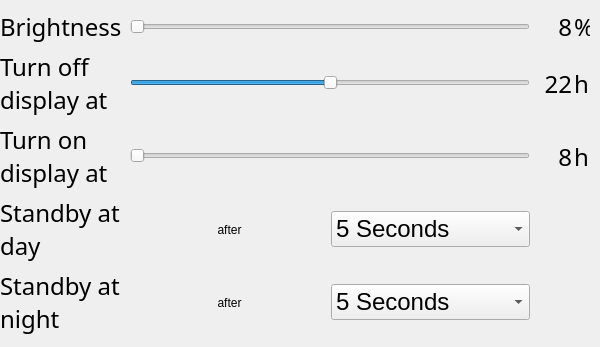
             <widget class="QWidget" name="display_scroll_widgets">
              <property name="geometry">
               <rect>
                <x>0</x>
                <y>0</y>
                <width>600</width>
                <height>347</height>
               </rect>
              </property>
              <layout class="QVBoxLayout" name="verticalLayout_7">
               <property name="leftMargin">
                <number>0</number>
               </property>
               <property name="topMargin">
                <number>0</number>
               </property>
               <property name="rightMargin">
                <number>0</number>
               </property>
               <property name="bottomMargin">
                <number>0</number>
               </property>
               <item>
                <layout class="QGridLayout" name="display_layout" rowstretch="0,0,0,0,0,0" columnstretch="0,0,0,0,0,0,0">
                 <property name="sizeConstraint">
                  <enum>QLayout::SetDefaultConstraint</enum>
                 </property>
                 <property name="topMargin">
                  <number>10</number>
                 </property>
                 <property name="rightMargin">
                  <number>10</number>
                 </property>
                 <property name="horizontalSpacing">
                  <number>2</number>
                 </property>
                 <item row="0" column="3">
                  <spacer name="display_values_spacer">
                   <property name="orientation">
                    <enum>Qt::Horizontal</enum>
                   </property>
                   <property name="sizeType">
                    <enum>QSizePolicy::MinimumExpanding</enum>
                   </property>
                   <property name="sizeHint" stdset="0">
                    <size>
                     <width>10</width>
                     <height>20</height>
                    </size>
                   </property>
                  </spacer>
                 </item>
                 <item row="2" column="1" colspan="2">
                  <widget class="JumpSlider" name="night_mode_end_slider">
                   <property name="minimumSize">
                    <size>
                     <width>400</width>
                     <height>20</height>
                    </size>
                   </property>
                   <property name="maximum">
                    <number>24</number>
                   </property>
                   <property name="orientation">
                    <enum>Qt::Horizontal</enum>
                   </property>
                   <property name="tickPosition">
                    <enum>QSlider::NoTicks</enum>
                   </property>
                   <property name="tickInterval">
                    <number>1</number>
                   </property>
                  </widget>
                 </item>
                 <item row="5" column="1">
                  <spacer name="verticalSpacer_3">
                   <property name="orientation">
                    <enum>Qt::Vertical</enum>
                   </property>
                   <property name="sizeHint" stdset="0">
                    <size>
                     <width>20</width>
                     <height>18</height>
                    </size>
                   </property>
                  </spacer>
                 </item>
                 <item row="2" column="4" colspan="2">
                  <widget class="QLabel" name="night_mode_end_value">
                   <property name="sizePolicy">
                    <sizepolicy hsizetype="Fixed" vsizetype="Preferred">
                     <horstretch>0</horstretch>
                     <verstretch>0</verstretch>
                    </sizepolicy>
                   </property>
                   <property name="minimumSize">
                    <size>
                     <width>30</width>
                     <height>0</height>
                    </size>
                   </property>
                   <property name="font">
                    <font>
                     <family>Franzo</family>
                     <pointsize>18</pointsize>
                    </font>
                   </property>
                   <property name="accessibleDescription">
                    <string notr="true"/>
                   </property>
                   <property name="text">
                    <string>8</string>
                   </property>
                   <property name="alignment">
                    <set>Qt::AlignRight|Qt::AlignTrailing|Qt::AlignVCenter</set>
                   </property>
                  </widget>
                 </item>
                 <item row="1" column="0">
                  <widget class="QLabel" name="night_mode_begin_label">
                   <property name="sizePolicy">
                    <sizepolicy hsizetype="Preferred" vsizetype="Preferred">
                     <horstretch>0</horstretch>
                     <verstretch>0</verstretch>
                    </sizepolicy>
                   </property>
                   <property name="font">
                    <font>
                     <family>Franzo</family>
                     <pointsize>18</pointsize>
                    </font>
                   </property>
                   <property name="text">
                    <string>Turn off display at</string>
                   </property>
                   <property name="wordWrap">
                    <bool>true</bool>
                   </property>
                  </widget>
                 </item>
                 <item row="1" column="1" colspan="2">
                  <widget class="JumpSlider" name="night_mode_begin_slider">
                   <property name="minimumSize">
                    <size>
                     <width>400</width>
                     <height>20</height>
                    </size>
                   </property>
                   <property name="maximum">
                    <number>10</number>
                   </property>
                   <property name="pageStep">
                    <number>100</number>
                   </property>
                   <property name="sliderPosition">
                    <number>5</number>
                   </property>
                   <property name="orientation">
                    <enum>Qt::Horizontal</enum>
                   </property>
                   <property name="tickPosition">
                    <enum>QSlider::NoTicks</enum>
                   </property>
                   <property name="tickInterval">
                    <number>1</number>
                   </property>
                  </widget>
                 </item>
                 <item row="2" column="6">
                  <widget class="QLabel" name="night_mode_end_unit">
                   <property name="sizePolicy">
                    <sizepolicy hsizetype="Fixed" vsizetype="Preferred">
                     <horstretch>0</horstretch>
                     <verstretch>0</verstretch>
                    </sizepolicy>
                   </property>
                   <property name="minimumSize">
                    <size>
                     <width>16</width>
                     <height>0</height>
                    </size>
                   </property>
                   <property name="baseSize">
                    <size>
                     <width>0</width>
                     <height>0</height>
                    </size>
                   </property>
                   <property name="font">
                    <font>
                     <family>Franzo</family>
                     <pointsize>18</pointsize>
                    </font>
                   </property>
                   <property name="layoutDirection">
                    <enum>Qt::LeftToRight</enum>
                   </property>
                   <property name="text">
                    <string>h</string>
                   </property>
                   <property name="alignment">
                    <set>Qt::AlignLeading|Qt::AlignLeft|Qt::AlignVCenter</set>
                   </property>
                   <property name="margin">
                    <number>0</number>
                   </property>
                  </widget>
                 </item>
                 <item row="0" column="1" colspan="2">
                  <widget class="JumpSlider" name="brightness_slider">
                   <property name="sizePolicy">
                    <sizepolicy hsizetype="MinimumExpanding" vsizetype="Fixed">
                     <horstretch>0</horstretch>
                     <verstretch>0</verstretch>
                    </sizepolicy>
                   </property>
                   <property name="minimumSize">
                    <size>
                     <width>400</width>
                     <height>20</height>
                    </size>
                   </property>
                   <property name="maximum">
                    <number>24</number>
                   </property>
                   <property name="orientation">
                    <enum>Qt::Horizontal</enum>
                   </property>
                   <property name="tickPosition">
                    <enum>QSlider::NoTicks</enum>
                   </property>
                   <property name="tickInterval">
                    <number>1</number>
                   </property>
                  </widget>
                 </item>
                 <item row="0" column="6">
                  <widget class="QLabel" name="brightness_unit">
                   <property name="sizePolicy">
                    <sizepolicy hsizetype="Fixed" vsizetype="Preferred">
                     <horstretch>0</horstretch>
                     <verstretch>0</verstretch>
                    </sizepolicy>
                   </property>
                   <property name="minimumSize">
                    <size>
                     <width>16</width>
                     <height>0</height>
                    </size>
                   </property>
                   <property name="baseSize">
                    <size>
                     <width>0</width>
                     <height>0</height>
                    </size>
                   </property>
                   <property name="font">
                    <font>
                     <family>Franzo</family>
                     <pointsize>18</pointsize>
                    </font>
                   </property>
                   <property name="layoutDirection">
                    <enum>Qt::LeftToRight</enum>
                   </property>
                   <property name="text">
                    <string>%</string>
                   </property>
                   <property name="alignment">
                    <set>Qt::AlignLeading|Qt::AlignLeft|Qt::AlignVCenter</set>
                   </property>
                   <property name="margin">
                    <number>0</number>
                   </property>
                  </widget>
                 </item>
                 <item row="1" column="4" colspan="2">
                  <widget class="QLabel" name="night_mode_begin_value">
                   <property name="sizePolicy">
                    <sizepolicy hsizetype="Fixed" vsizetype="Preferred">
                     <horstretch>0</horstretch>
                     <verstretch>0</verstretch>
                    </sizepolicy>
                   </property>
                   <property name="minimumSize">
                    <size>
                     <width>30</width>
                     <height>0</height>
                    </size>
                   </property>
                   <property name="baseSize">
                    <size>
                     <width>0</width>
                     <height>0</height>
                    </size>
                   </property>
                   <property name="font">
                    <font>
                     <family>Franzo</family>
                     <pointsize>18</pointsize>
                    </font>
                   </property>
                   <property name="accessibleDescription">
                    <string notr="true"/>
                   </property>
                   <property name="layoutDirection">
                    <enum>Qt::LeftToRight</enum>
                   </property>
                   <property name="text">
                    <string>22</string>
                   </property>
                   <property name="alignment">
                    <set>Qt::AlignRight|Qt::AlignTrailing|Qt::AlignVCenter</set>
                   </property>
                   <property name="margin">
                    <number>0</number>
                   </property>
                  </widget>
                 </item>
                 <item row="0" column="4" colspan="2">
                  <widget class="QLabel" name="brightness_value">
                   <property name="sizePolicy">
                    <sizepolicy hsizetype="Fixed" vsizetype="Preferred">
                     <horstretch>0</horstretch>
                     <verstretch>0</verstretch>
                    </sizepolicy>
                   </property>
                   <property name="minimumSize">
                    <size>
                     <width>30</width>
                     <height>0</height>
                    </size>
                   </property>
                   <property name="font">
                    <font>
                     <family>Franzo</family>
                     <pointsize>18</pointsize>
                    </font>
                   </property>
                   <property name="text">
                    <string>8</string>
                   </property>
                   <property name="alignment">
                    <set>Qt::AlignRight|Qt::AlignTrailing|Qt::AlignVCenter</set>
                   </property>
                  </widget>
                 </item>
                 <item row="3" column="0">
                  <widget class="QLabel" name="day_standby_timeout_label">
                   <property name="sizePolicy">
                    <sizepolicy hsizetype="Preferred" vsizetype="Preferred">
                     <horstretch>0</horstretch>
                     <verstretch>0</verstretch>
                    </sizepolicy>
                   </property>
                   <property name="font">
                    <font>
                     <family>Franzo</family>
                     <pointsize>18</pointsize>
                    </font>
                   </property>
                   <property name="text">
                    <string>Standby at day</string>
                   </property>
                   <property name="wordWrap">
                    <bool>true</bool>
                   </property>
                  </widget>
                 </item>
                 <item row="2" column="0">
                  <widget class="QLabel" name="night_mode_end_label">
                   <property name="sizePolicy">
                    <sizepolicy hsizetype="Preferred" vsizetype="Preferred">
                     <horstretch>0</horstretch>
                     <verstretch>0</verstretch>
                    </sizepolicy>
                   </property>
                   <property name="font">
                    <font>
                     <family>Franzo</family>
                     <pointsize>18</pointsize>
                    </font>
                   </property>
                   <property name="text">
                    <string>Turn on display at</string>
                   </property>
                   <property name="wordWrap">
                    <bool>true</bool>
                   </property>
                  </widget>
                 </item>
                 <item row="0" column="0">
                  <widget class="QLabel" name="brightness_label">
                   <property name="font">
                    <font>
                     <family>Franzo</family>
                     <pointsize>18</pointsize>
                    </font>
                   </property>
                   <property name="text">
                    <string>Brightness</string>
                   </property>
                  </widget>
                 </item>
                 <item row="1" column="6">
                  <widget class="QLabel" name="night_mode_begin_unit">
                   <property name="sizePolicy">
                    <sizepolicy hsizetype="Fixed" vsizetype="Preferred">
                     <horstretch>0</horstretch>
                     <verstretch>0</verstretch>
                    </sizepolicy>
                   </property>
                   <property name="minimumSize">
                    <size>
                     <width>16</width>
                     <height>0</height>
                    </size>
                   </property>
                   <property name="baseSize">
                    <size>
                     <width>0</width>
                     <height>0</height>
                    </size>
                   </property>
                   <property name="font">
                    <font>
                     <family>Franzo</family>
                     <pointsize>18</pointsize>
                    </font>
                   </property>
                   <property name="layoutDirection">
                    <enum>Qt::LeftToRight</enum>
                   </property>
                   <property name="text">
                    <string>h</string>
                   </property>
                   <property name="alignment">
                    <set>Qt::AlignLeading|Qt::AlignLeft|Qt::AlignVCenter</set>
                   </property>
                   <property name="margin">
                    <number>0</number>
                   </property>
                  </widget>
                 </item>
                 <item row="4" column="0">
                  <widget class="QLabel" name="night_standby_timeout_value">
                   <property name="sizePolicy">
                    <sizepolicy hsizetype="Preferred" vsizetype="Preferred">
                     <horstretch>0</horstretch>
                     <verstretch>0</verstretch>
                    </sizepolicy>
                   </property>
                   <property name="font">
                    <font>
                     <family>Franzo</family>
                     <pointsize>18</pointsize>
                    </font>
                   </property>
                   <property name="text">
                    <string>Standby at night</string>
                   </property>
                   <property name="wordWrap">
                    <bool>true</bool>
                   </property>
                  </widget>
                 </item>
                 <item row="3" column="2">
                  <widget class="QComboBox" name="day_standby_timeout_cbox">
                   <property name="font">
                    <font>
                     <pointsize>18</pointsize>
                    </font>
                   </property>
                   <item>
                    <property name="text">
                     <string>5 Seconds</string>
                    </property>
                   </item>
                   <item>
                    <property name="text">
                     <string>30 Seconds</string>
                    </property>
                   </item>
                   <item>
                    <property name="text">
                     <string>2 Minutes</string>
                    </property>
                   </item>
                   <item>
                    <property name="text">
                     <string>10 Minutes</string>
                    </property>
                   </item>
                   <item>
                    <property name="text">
                     <string>30 Minutes</string>
                    </property>
                   </item>
                  </widget>
                 </item>
                 <item row="4" column="2">
                  <widget class="QComboBox" name="night_standby_timeout_cbox">
                   <property name="font">
                    <font>
                     <pointsize>18</pointsize>
                    </font>
                   </property>
                   <item>
                    <property name="text">
                     <string>5 Seconds</string>
                    </property>
                   </item>
                   <item>
                    <property name="text">
                     <string>30 Seconds</string>
                    </property>
                   </item>
                   <item>
                    <property name="text">
                     <string>2 Minutes</string>
                    </property>
                   </item>
                   <item>
                    <property name="text">
                     <string>10 Minutes</string>
                    </property>
                   </item>
                   <item>
                    <property name="text">
                     <string>30 Minutes</string>
                    </property>
                   </item>
                  </widget>
                 </item>
                 <item row="3" column="1">
                  <widget class="QLabel" name="day_standby_after_label">
                   <property name="text">
                    <string>after</string>
                   </property>
                   <property name="alignment">
                    <set>Qt::AlignCenter</set>
                   </property>
                  </widget>
                 </item>
                 <item row="4" column="1">
                  <widget class="QLabel" name="night_standby_after_label">
                   <property name="text">
                    <string>after</string>
                   </property>
                   <property name="alignment">
                    <set>Qt::AlignCenter</set>
                   </property>
                  </widget>
                 </item>
                </layout>
               </item>
              </layout>
             </widget>
